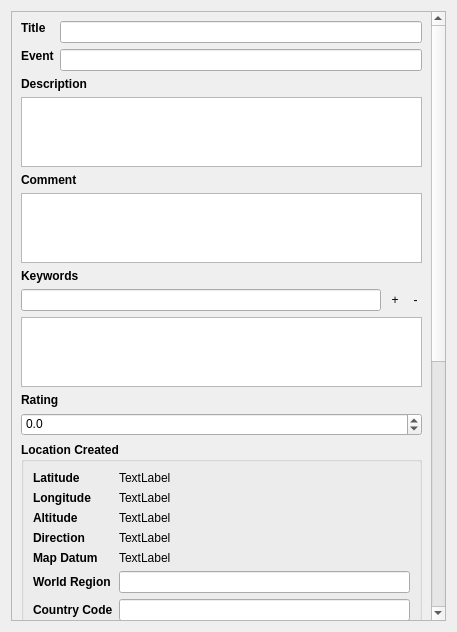
<?xml version="1.0" encoding="UTF-8"?>
<ui version="4.0">
 <class>MetadataEditForm</class>
 <widget class="QWidget" name="MetadataEditForm">
  <property name="geometry">
   <rect>
    <x>0</x>
    <y>0</y>
    <width>457</width>
    <height>632</height>
   </rect>
  </property>
  <property name="windowTitle">
   <string>Form</string>
  </property>
  <layout class="QVBoxLayout" name="verticalLayout_5">
   <item>
    <widget class="QScrollArea" name="scrollArea">
     <property name="widgetResizable">
      <bool>true</bool>
     </property>
     <widget class="QWidget" name="scrollAreaWidgetContents">
      <property name="geometry">
       <rect>
        <x>0</x>
        <y>-380</y>
        <width>428</width>
        <height>998</height>
       </rect>
      </property>
      <layout class="QVBoxLayout" name="verticalLayout">
       <item>
        <layout class="QFormLayout" name="infoLayout">
         <property name="fieldGrowthPolicy">
          <enum>QFormLayout::ExpandingFieldsGrow</enum>
         </property>
         <item row="0" column="0">
          <widget class="QLabel" name="label_2">
           <property name="sizePolicy">
            <sizepolicy hsizetype="Fixed" vsizetype="Fixed">
             <horstretch>0</horstretch>
             <verstretch>0</verstretch>
            </sizepolicy>
           </property>
           <property name="font">
            <font>
             <weight>75</weight>
             <bold>true</bold>
            </font>
           </property>
           <property name="text">
            <string>Title</string>
           </property>
          </widget>
         </item>
         <item row="0" column="1">
          <widget class="QLineEdit" name="Xmp_dc_title"/>
         </item>
         <item row="1" column="0">
          <widget class="QLabel" name="label_3">
           <property name="sizePolicy">
            <sizepolicy hsizetype="Fixed" vsizetype="Fixed">
             <horstretch>0</horstretch>
             <verstretch>0</verstretch>
            </sizepolicy>
           </property>
           <property name="font">
            <font>
             <weight>75</weight>
             <bold>true</bold>
            </font>
           </property>
           <property name="text">
            <string>Event</string>
           </property>
          </widget>
         </item>
         <item row="1" column="1">
          <widget class="QLineEdit" name="Xmp_iptcExt_Event"/>
         </item>
        </layout>
       </item>
       <item>
        <layout class="QVBoxLayout" name="descriptionLayout">
         <item>
          <widget class="QLabel" name="label_5">
           <property name="sizePolicy">
            <sizepolicy hsizetype="Preferred" vsizetype="Fixed">
             <horstretch>0</horstretch>
             <verstretch>0</verstretch>
            </sizepolicy>
           </property>
           <property name="font">
            <font>
             <weight>75</weight>
             <bold>true</bold>
            </font>
           </property>
           <property name="text">
            <string>Description</string>
           </property>
           <property name="alignment">
            <set>Qt::AlignBottom|Qt::AlignLeading|Qt::AlignLeft</set>
           </property>
          </widget>
         </item>
         <item>
          <widget class="QPlainTextEdit" name="Xmp_dc_description"/>
         </item>
        </layout>
       </item>
       <item>
        <layout class="QVBoxLayout" name="imageCommentLayout">
         <item>
          <widget class="QLabel" name="imageCommentLabel">
           <property name="sizePolicy">
            <sizepolicy hsizetype="Preferred" vsizetype="Fixed">
             <horstretch>0</horstretch>
             <verstretch>0</verstretch>
            </sizepolicy>
           </property>
           <property name="font">
            <font>
             <weight>75</weight>
             <bold>true</bold>
            </font>
           </property>
           <property name="text">
            <string>Comment</string>
           </property>
           <property name="alignment">
            <set>Qt::AlignBottom|Qt::AlignLeading|Qt::AlignLeft</set>
           </property>
          </widget>
         </item>
         <item>
          <widget class="QPlainTextEdit" name="imageComment"/>
         </item>
        </layout>
       </item>
       <item>
        <layout class="QVBoxLayout" name="subjectLayout">
         <item>
          <layout class="QVBoxLayout" name="verticalLayout_2">
           <item>
            <widget class="QLabel" name="label">
             <property name="font">
              <font>
               <weight>75</weight>
               <bold>true</bold>
              </font>
             </property>
             <property name="text">
              <string>Keywords</string>
             </property>
            </widget>
           </item>
           <item>
            <layout class="QHBoxLayout" name="horizontalLayout">
             <item>
              <widget class="SpotlightWidget" name="xmpDcSubjectKeyword"/>
             </item>
             <item>
              <widget class="QToolButton" name="addXmpDcSubjectButton">
               <property name="styleSheet">
                <string notr="true">QToolButton {border: none;}</string>
               </property>
               <property name="text">
                <string>+</string>
               </property>
              </widget>
             </item>
             <item>
              <widget class="QToolButton" name="removeXmpDcSubjectButton">
               <property name="styleSheet">
                <string notr="true">QToolButton {border: none;}</string>
               </property>
               <property name="text">
                <string>-</string>
               </property>
              </widget>
             </item>
            </layout>
           </item>
          </layout>
         </item>
         <item>
          <widget class="QListView" name="xmpDcSubjectListView"/>
         </item>
        </layout>
       </item>
       <item>
        <layout class="QVBoxLayout" name="ratingLayout">
         <item>
          <widget class="QLabel" name="ratingLabel">
           <property name="sizePolicy">
            <sizepolicy hsizetype="Preferred" vsizetype="Fixed">
             <horstretch>0</horstretch>
             <verstretch>0</verstretch>
            </sizepolicy>
           </property>
           <property name="font">
            <font>
             <weight>75</weight>
             <bold>true</bold>
            </font>
           </property>
           <property name="text">
            <string>Rating</string>
           </property>
           <property name="alignment">
            <set>Qt::AlignBottom|Qt::AlignLeading|Qt::AlignLeft</set>
           </property>
          </widget>
         </item>
         <item>
          <widget class="QDoubleSpinBox" name="ratingSpinBox">
           <property name="alignment">
            <set>Qt::AlignLeading|Qt::AlignLeft|Qt::AlignTop</set>
           </property>
           <property name="decimals">
            <number>1</number>
           </property>
           <property name="minimum">
            <double>-1.000000000000000</double>
           </property>
           <property name="maximum">
            <double>5.000000000000000</double>
           </property>
          </widget>
         </item>
        </layout>
       </item>
       <item>
        <widget class="QGroupBox" name="locationCreatedGroupBox">
         <property name="font">
          <font>
           <weight>75</weight>
           <bold>true</bold>
          </font>
         </property>
         <property name="title">
          <string>Location Created</string>
         </property>
         <layout class="QVBoxLayout" name="verticalLayout_4">
          <item>
           <layout class="QFormLayout" name="formLayout_2">
            <item row="0" column="0">
             <widget class="QLabel" name="label_24">
              <property name="font">
               <font>
                <weight>75</weight>
                <bold>true</bold>
               </font>
              </property>
              <property name="text">
               <string>Latitude</string>
              </property>
             </widget>
            </item>
            <item row="0" column="1">
             <widget class="QLabel" name="lcLatitude">
              <property name="font">
               <font>
                <weight>50</weight>
                <bold>false</bold>
               </font>
              </property>
              <property name="text">
               <string>TextLabel</string>
              </property>
             </widget>
            </item>
            <item row="1" column="0">
             <widget class="QLabel" name="label_26">
              <property name="font">
               <font>
                <weight>75</weight>
                <bold>true</bold>
               </font>
              </property>
              <property name="text">
               <string>Longitude</string>
              </property>
             </widget>
            </item>
            <item row="1" column="1">
             <widget class="QLabel" name="lcLongitude">
              <property name="font">
               <font>
                <weight>50</weight>
                <bold>false</bold>
               </font>
              </property>
              <property name="text">
               <string>TextLabel</string>
              </property>
             </widget>
            </item>
            <item row="2" column="0">
             <widget class="QLabel" name="label_28">
              <property name="font">
               <font>
                <weight>75</weight>
                <bold>true</bold>
               </font>
              </property>
              <property name="text">
               <string>Altitude</string>
              </property>
             </widget>
            </item>
            <item row="3" column="0">
             <widget class="QLabel" name="label_29">
              <property name="font">
               <font>
                <weight>75</weight>
                <bold>true</bold>
               </font>
              </property>
              <property name="text">
               <string>Direction</string>
              </property>
             </widget>
            </item>
            <item row="4" column="0">
             <widget class="QLabel" name="label_30">
              <property name="font">
               <font>
                <weight>75</weight>
                <bold>true</bold>
               </font>
              </property>
              <property name="text">
               <string>Map Datum</string>
              </property>
             </widget>
            </item>
            <item row="5" column="0">
             <widget class="QLabel" name="label_31">
              <property name="font">
               <font>
                <weight>75</weight>
                <bold>true</bold>
               </font>
              </property>
              <property name="text">
               <string>World Region</string>
              </property>
             </widget>
            </item>
            <item row="6" column="0">
             <widget class="QLabel" name="label_32">
              <property name="font">
               <font>
                <weight>75</weight>
                <bold>true</bold>
               </font>
              </property>
              <property name="text">
               <string>Country Code</string>
              </property>
             </widget>
            </item>
            <item row="7" column="0">
             <widget class="QLabel" name="label_33">
              <property name="font">
               <font>
                <weight>75</weight>
                <bold>true</bold>
               </font>
              </property>
              <property name="text">
               <string>Country</string>
              </property>
             </widget>
            </item>
            <item row="8" column="0">
             <widget class="QLabel" name="label_34">
              <property name="font">
               <font>
                <weight>75</weight>
                <bold>true</bold>
               </font>
              </property>
              <property name="text">
               <string>State</string>
              </property>
             </widget>
            </item>
            <item row="9" column="0">
             <widget class="QLabel" name="label_35">
              <property name="font">
               <font>
                <weight>75</weight>
                <bold>true</bold>
               </font>
              </property>
              <property name="text">
               <string>City</string>
              </property>
             </widget>
            </item>
            <item row="10" column="0">
             <widget class="QLabel" name="label_36">
              <property name="font">
               <font>
                <weight>75</weight>
                <bold>true</bold>
               </font>
              </property>
              <property name="text">
               <string>Sublocation</string>
              </property>
             </widget>
            </item>
            <item row="2" column="1">
             <widget class="QLabel" name="lcAltitude">
              <property name="font">
               <font>
                <weight>50</weight>
                <bold>false</bold>
               </font>
              </property>
              <property name="text">
               <string>TextLabel</string>
              </property>
             </widget>
            </item>
            <item row="3" column="1">
             <widget class="QLabel" name="lcDirection">
              <property name="font">
               <font>
                <weight>50</weight>
                <bold>false</bold>
               </font>
              </property>
              <property name="text">
               <string>TextLabel</string>
              </property>
             </widget>
            </item>
            <item row="4" column="1">
             <widget class="QLabel" name="lcMapDatum">
              <property name="font">
               <font>
                <weight>50</weight>
                <bold>false</bold>
               </font>
              </property>
              <property name="text">
               <string>TextLabel</string>
              </property>
             </widget>
            </item>
            <item row="10" column="1">
             <widget class="QLineEdit" name="lcSublocation"/>
            </item>
            <item row="9" column="1">
             <widget class="QLineEdit" name="lcCity"/>
            </item>
            <item row="8" column="1">
             <widget class="QLineEdit" name="lcProvinceState"/>
            </item>
            <item row="7" column="1">
             <widget class="QLineEdit" name="lcCountryName"/>
            </item>
            <item row="6" column="1">
             <widget class="QLineEdit" name="lcCountryCode"/>
            </item>
            <item row="5" column="1">
             <widget class="QLineEdit" name="lcWorldRegion"/>
            </item>
           </layout>
          </item>
         </layout>
        </widget>
       </item>
       <item>
        <widget class="QGroupBox" name="locationShowngroupBox">
         <property name="font">
          <font>
           <weight>75</weight>
           <bold>true</bold>
          </font>
         </property>
         <property name="title">
          <string>Location Shown</string>
         </property>
         <layout class="QVBoxLayout" name="verticalLayout_3">
          <item>
           <layout class="QFormLayout" name="formLayout">
            <item row="0" column="0">
             <widget class="QLabel" name="label_4">
              <property name="font">
               <font>
                <weight>75</weight>
                <bold>true</bold>
               </font>
              </property>
              <property name="text">
               <string>Latitude</string>
              </property>
             </widget>
            </item>
            <item row="0" column="1">
             <widget class="QLabel" name="lsLatitude">
              <property name="font">
               <font>
                <weight>50</weight>
                <bold>false</bold>
               </font>
              </property>
              <property name="text">
               <string>TextLabel</string>
              </property>
             </widget>
            </item>
            <item row="1" column="0">
             <widget class="QLabel" name="label_8">
              <property name="font">
               <font>
                <weight>75</weight>
                <bold>true</bold>
               </font>
              </property>
              <property name="text">
               <string>Longitude</string>
              </property>
             </widget>
            </item>
            <item row="1" column="1">
             <widget class="QLabel" name="lsLongitude">
              <property name="font">
               <font>
                <weight>50</weight>
                <bold>false</bold>
               </font>
              </property>
              <property name="text">
               <string>TextLabel</string>
              </property>
             </widget>
            </item>
            <item row="2" column="0">
             <widget class="QLabel" name="label_6">
              <property name="font">
               <font>
                <weight>75</weight>
                <bold>true</bold>
               </font>
              </property>
              <property name="text">
               <string>Altitude</string>
              </property>
             </widget>
            </item>
            <item row="3" column="0">
             <widget class="QLabel" name="label_7">
              <property name="font">
               <font>
                <weight>75</weight>
                <bold>true</bold>
               </font>
              </property>
              <property name="text">
               <string>Direction</string>
              </property>
             </widget>
            </item>
            <item row="4" column="0">
             <widget class="QLabel" name="label_9">
              <property name="font">
               <font>
                <weight>75</weight>
                <bold>true</bold>
               </font>
              </property>
              <property name="text">
               <string>Map Datum</string>
              </property>
             </widget>
            </item>
            <item row="5" column="0">
             <widget class="QLabel" name="label_10">
              <property name="font">
               <font>
                <weight>75</weight>
                <bold>true</bold>
               </font>
              </property>
              <property name="text">
               <string>World Region</string>
              </property>
             </widget>
            </item>
            <item row="6" column="0">
             <widget class="QLabel" name="label_11">
              <property name="font">
               <font>
                <weight>75</weight>
                <bold>true</bold>
               </font>
              </property>
              <property name="text">
               <string>Country Code</string>
              </property>
             </widget>
            </item>
            <item row="7" column="0">
             <widget class="QLabel" name="label_12">
              <property name="font">
               <font>
                <weight>75</weight>
                <bold>true</bold>
               </font>
              </property>
              <property name="text">
               <string>Country</string>
              </property>
             </widget>
            </item>
            <item row="8" column="0">
             <widget class="QLabel" name="label_13">
              <property name="font">
               <font>
                <weight>75</weight>
                <bold>true</bold>
               </font>
              </property>
              <property name="text">
               <string>State</string>
              </property>
             </widget>
            </item>
            <item row="9" column="0">
             <widget class="QLabel" name="label_14">
              <property name="font">
               <font>
                <weight>75</weight>
                <bold>true</bold>
               </font>
              </property>
              <property name="text">
               <string>City</string>
              </property>
             </widget>
            </item>
            <item row="10" column="0">
             <widget class="QLabel" name="label_15">
              <property name="font">
               <font>
                <weight>75</weight>
                <bold>true</bold>
               </font>
              </property>
              <property name="text">
               <string>Sublocation</string>
              </property>
             </widget>
            </item>
            <item row="2" column="1">
             <widget class="QLabel" name="lsAltitude">
              <property name="font">
               <font>
                <weight>50</weight>
                <bold>false</bold>
               </font>
              </property>
              <property name="text">
               <string>TextLabel</string>
              </property>
             </widget>
            </item>
            <item row="3" column="1">
             <widget class="QLabel" name="lsDirection">
              <property name="font">
               <font>
                <weight>50</weight>
                <bold>false</bold>
               </font>
              </property>
              <property name="text">
               <string>lcDirection</string>
              </property>
             </widget>
            </item>
            <item row="4" column="1">
             <widget class="QLabel" name="lsMapDatum">
              <property name="font">
               <font>
                <weight>50</weight>
                <bold>false</bold>
               </font>
              </property>
              <property name="text">
               <string>TextLabel</string>
              </property>
             </widget>
            </item>
            <item row="10" column="1">
             <widget class="QLineEdit" name="lsSublocation"/>
            </item>
            <item row="9" column="1">
             <widget class="QLineEdit" name="lsCity"/>
            </item>
            <item row="8" column="1">
             <widget class="QLineEdit" name="lsProvinceState"/>
            </item>
            <item row="7" column="1">
             <widget class="QLineEdit" name="lsCountryName"/>
            </item>
            <item row="6" column="1">
             <widget class="QLineEdit" name="lsCountryCode"/>
            </item>
            <item row="5" column="1">
             <widget class="QLineEdit" name="lsWorldRegion"/>
            </item>
           </layout>
          </item>
         </layout>
        </widget>
       </item>
      </layout>
     </widget>
    </widget>
   </item>
  </layout>
 </widget>
 <customwidgets>
  <customwidget>
   <class>SpotlightWidget</class>
   <extends>QLineEdit</extends>
   <header>SpotlightWidget.h</header>
  </customwidget>
 </customwidgets>
 <resources/>
 <connections/>
</ui>
